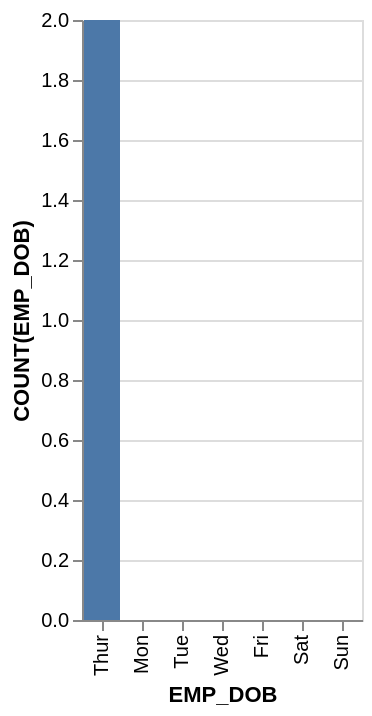

Write the Vega-Lite specification saved for this chart.
### Vega-Lite specification from a JSON file in a GitHub repository (floating-point values rounded to 4 significant figures)
{"data": {"values": [{"x_data": "Mon", "y_data": 0}, {"x_data": "Tue", "y_data": 0}, {"x_data": "Wed", "y_data": 0}, {"x_data": "Thur", "y_data": 2}, {"x_data": "Fri", "y_data": 0}, {"x_data": "Sat", "y_data": 0}, {"x_data": "Sun", "y_data": 0}]}, "mark": "bar", "encoding": {"x": {"field": "x_data", "type": "nominal", "title": "EMP_DOB", "sort": {"op": "sum", "field": "y_data", "order": "descending"}}, "y": {"field": "y_data", "type": "quantitative", "title": "COUNT(EMP_DOB)"}}}
